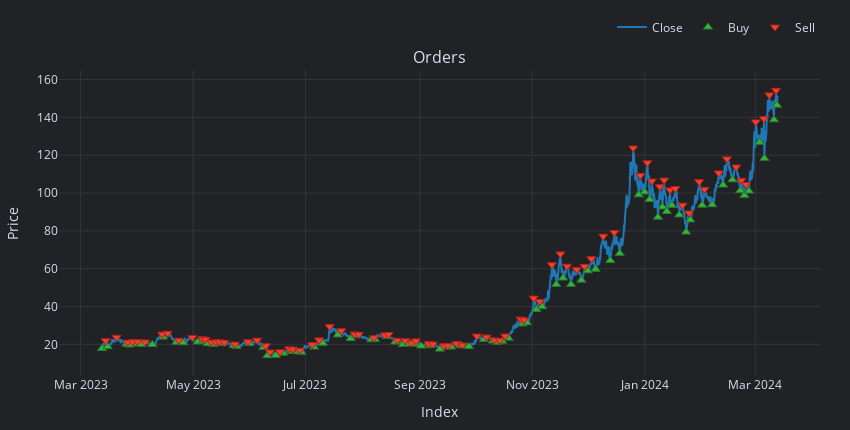

The cell this chart's notebook holds for it:
### Code cell
signal = df_fixed['signal']
entries = signal == 2
exits = signal == 0
pf = vbt.Portfolio.from_signals(
    close=df_fixed.Close, 
    long_entries=entries, 
    short_entries=exits,
    size=100,
    size_type='value',
    accumulate=True,
    init_cash='auto'
)
pf.plot({"orders"}).show()
